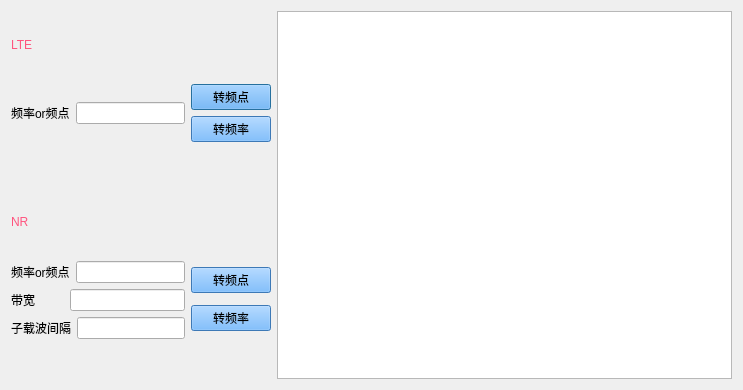
<?xml version="1.0" encoding="UTF-8"?>
<ui version="4.0">
 <class>Dialog_F2N</class>
 <widget class="QDialog" name="Dialog_F2N">
  <property name="geometry">
   <rect>
    <x>0</x>
    <y>0</y>
    <width>743</width>
    <height>390</height>
   </rect>
  </property>
  <property name="windowTitle">
   <string>频率频点转换</string>
  </property>
  <layout class="QFormLayout" name="formLayout">
   <item row="0" column="0">
    <layout class="QVBoxLayout" name="verticalLayout_4" stretch="0,20,0,0,20,0">
     <property name="sizeConstraint">
      <enum>QLayout::SetFixedSize</enum>
     </property>
     <item>
      <widget class="QLabel" name="label_5">
       <property name="styleSheet">
        <string notr="true">font: 10pt &quot;宋体&quot; &quot;Bold&quot;;
color: rgb(255, 85, 127);
</string>
       </property>
       <property name="text">
        <string>LTE</string>
       </property>
      </widget>
     </item>
     <item>
      <layout class="QHBoxLayout" name="horizontalLayout_5" stretch="10,0">
       <property name="sizeConstraint">
        <enum>QLayout::SetDefaultConstraint</enum>
       </property>
       <item>
        <layout class="QHBoxLayout" name="horizontalLayout">
         <item>
          <widget class="QLabel" name="label">
           <property name="text">
            <string>频率or频点</string>
           </property>
          </widget>
         </item>
         <item>
          <widget class="QLineEdit" name="lineEdit_pd_lte"/>
         </item>
        </layout>
       </item>
       <item>
        <layout class="QVBoxLayout" name="verticalLayout">
         <item>
          <widget class="QPushButton" name="pushButton_f2n_lte">
           <property name="styleSheet">
            <string notr="true">background-color: rgb(85, 170, 255);</string>
           </property>
           <property name="text">
            <string>转频点</string>
           </property>
          </widget>
         </item>
         <item>
          <widget class="QPushButton" name="pushButton_n2f_lte">
           <property name="styleSheet">
            <string notr="true">background-color: rgb(85, 170, 255);</string>
           </property>
           <property name="text">
            <string>转频率</string>
           </property>
          </widget>
         </item>
        </layout>
       </item>
      </layout>
     </item>
     <item>
      <spacer name="verticalSpacer_3">
       <property name="orientation">
        <enum>Qt::Vertical</enum>
       </property>
       <property name="sizeType">
        <enum>QSizePolicy::Minimum</enum>
       </property>
       <property name="sizeHint" stdset="0">
        <size>
         <width>20</width>
         <height>40</height>
        </size>
       </property>
      </spacer>
     </item>
     <item>
      <widget class="QLabel" name="label_6">
       <property name="styleSheet">
        <string notr="true">font: 10pt &quot;宋体&quot; &quot;Bold&quot;;
color: rgb(255, 85, 127);</string>
       </property>
       <property name="text">
        <string>NR</string>
       </property>
      </widget>
     </item>
     <item>
      <layout class="QHBoxLayout" name="horizontalLayout_6" stretch="10,0">
       <item>
        <layout class="QVBoxLayout" name="verticalLayout_3">
         <item>
          <layout class="QHBoxLayout" name="horizontalLayout_3">
           <item>
            <widget class="QLabel" name="label_3">
             <property name="text">
              <string>频率or频点</string>
             </property>
            </widget>
           </item>
           <item>
            <widget class="QLineEdit" name="lineEdit_pd_nr"/>
           </item>
          </layout>
         </item>
         <item>
          <layout class="QHBoxLayout" name="horizontalLayout_4" stretch="46,100">
           <item>
            <widget class="QLabel" name="label_4">
             <property name="text">
              <string>带宽</string>
             </property>
            </widget>
           </item>
           <item>
            <widget class="QLineEdit" name="lineEdit_bandwidth"/>
           </item>
          </layout>
         </item>
         <item>
          <layout class="QHBoxLayout" name="horizontalLayout_2">
           <item>
            <widget class="QLabel" name="label_2">
             <property name="text">
              <string>子载波间隔</string>
             </property>
            </widget>
           </item>
           <item>
            <widget class="QLineEdit" name="lineEdit_scs"/>
           </item>
          </layout>
         </item>
        </layout>
       </item>
       <item>
        <layout class="QVBoxLayout" name="verticalLayout_2">
         <item>
          <widget class="QPushButton" name="pushButton_f2n_nr">
           <property name="styleSheet">
            <string notr="true">background-color: rgb(85, 170, 255);</string>
           </property>
           <property name="text">
            <string>转频点</string>
           </property>
          </widget>
         </item>
         <item>
          <widget class="QPushButton" name="pushButton_n2f_nr">
           <property name="styleSheet">
            <string notr="true">background-color: rgb(85, 170, 255);</string>
           </property>
           <property name="text">
            <string>转频率</string>
           </property>
          </widget>
         </item>
        </layout>
       </item>
      </layout>
     </item>
     <item>
      <spacer name="verticalSpacer">
       <property name="orientation">
        <enum>Qt::Vertical</enum>
       </property>
       <property name="sizeType">
        <enum>QSizePolicy::Minimum</enum>
       </property>
       <property name="sizeHint" stdset="0">
        <size>
         <width>20</width>
         <height>40</height>
        </size>
       </property>
      </spacer>
     </item>
    </layout>
   </item>
   <item row="0" column="1">
    <widget class="QTableWidget" name="tableWidget">
     <property name="sizePolicy">
      <sizepolicy hsizetype="Expanding" vsizetype="Expanding">
       <horstretch>0</horstretch>
       <verstretch>0</verstretch>
      </sizepolicy>
     </property>
     <property name="minimumSize">
      <size>
       <width>304</width>
       <height>0</height>
      </size>
     </property>
    </widget>
   </item>
  </layout>
 </widget>
 <resources/>
 <connections/>
</ui>
